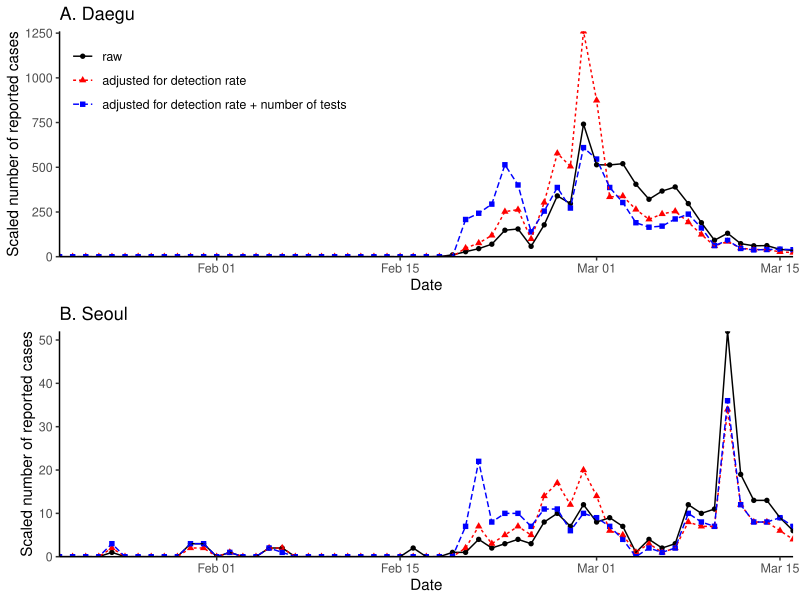

Here is the R script that generated this plot:
library(dplyr)
library(tidyr)
library(readxl)
library(ggplot2); theme_set(theme_bw())
library(gridExtra)

load("test_weight.rda")

geo <- read_xlsx("data/COVID19-Korea-2020-03-16.xlsx", na="NA", sheet=3) %>%
  mutate(
    date_report=as.Date(date_report)
  ) 

geo$date_report[geo$time_report==16 & !is.na(geo$time_report)] <- geo$date_report[geo$time_report==16 & !is.na(geo$time_report)] + 1

daegu <- geo %>% 
  group_by(date_report) %>%
  summarize(
    cases=sum(Daegu, na.rm=TRUE)
  ) %>%
  merge(test_weight) %>%
  mutate(
    cases2=cases*weight,
    cases3=round(cases2*weight2),
    cases2=round(cases2)
  ) %>%
  gather(
    key, value,-date_report, -meanp, -test, -weight, -weight2, -group
  ) %>%
  mutate(
    date_report=as.Date(date_report),
    key=factor(key, levels=c("cases", "cases2", "cases3"),
               labels=c("raw", "adjusted for detection rate", "adjusted for detection rate + number of tests"))
  )

seoul <- geo %>% 
  group_by(date_report) %>%
  summarize(
    cases=sum(Seoul, na.rm=TRUE)
  ) %>%
  merge(test_weight) %>%
  mutate(
    cases2=cases*weight,
    cases3=round(cases2*weight2),
    cases2=round(cases2)
  ) %>%
  gather(
    key, value,-date_report, -meanp, -test, -weight, -weight2, -group
  ) %>%
  mutate(
    date_report=as.Date(date_report),
    key=factor(key, levels=c("cases", "cases2", "cases3"),
               labels=c("raw", "adjusted for detection rate", "adjusted for detection rate + number of tests"))
  )

g1 <- ggplot(daegu) +
  geom_point(aes(date_report, value, col=key, shape=key)) +
  geom_line(aes(date_report, value, col=key, lty=key)) +
  scale_x_date("Date", expand=c(0, 0)) +
  scale_y_continuous("Scaled number of reported cases", expand=c(0, 0)) +
  scale_color_manual(values=c(1, 2, 4)) +
  ggtitle("A. Daegu") +
  theme(
    panel.grid = element_blank(),
    panel.border = element_blank(),
    axis.line = element_line(),
    legend.position = c(0.2, 0.8),
    legend.title = element_blank(),
    axis.line.y.right = element_line(color = "blue"),
    axis.title.y.right = element_text(color="blue"),
    axis.text.y.right = element_text(color="blue"),
    axis.ticks.y.right = element_line(color = "blue"),
    plot.margin = margin(5, 5, 5, 5)
  )

g2 <- ggplot(seoul) +
  geom_point(aes(date_report, value, col=key, shape=key)) +
  geom_line(aes(date_report, value, col=key, lty=key)) +
  scale_x_date("Date", expand=c(0, 0)) +
  scale_y_continuous("Scaled number of reported cases", expand=c(0, 0)) +
  scale_color_manual(values=c(1, 2, 4)) +
  ggtitle("B. Seoul") +  
  theme(
    panel.grid = element_blank(),
    panel.border = element_blank(),
    axis.line = element_line(),
    legend.position = "none",
    legend.title = element_blank(),
    axis.line.y.right = element_line(color = "blue"),
    axis.title.y.right = element_text(color="blue"),
    axis.text.y.right = element_text(color="blue"),
    axis.ticks.y.right = element_line(color = "blue"),
    plot.margin = margin(5, 5, 5, 15)
  )

gtot <- arrangeGrob(g1, g2, nrow=2)

ggsave("figure_adjusted_timeseries.pdf", gtot, width=8, height=6)
